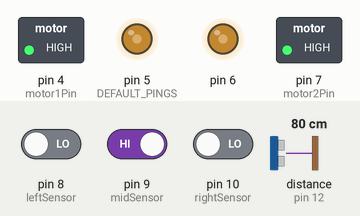
Simulated run of this sketch. Board: Arduino Uno, built with avr-gcc and run on an emulated ATmega328P. On the bench: switched loads named in the sketch (green lamp = pin HIGH), output pins drawn as LEDs (lit = HIGH). Wiring (inferred from the names in the program): ultrasonic range finder: trigger pin 11; echo pin 12. The inputs (shaded band) are chosen by the test bench; at power-on: distance to the obstacle (sensor on pin 12) 80 cm, pin 8 (leftSensor) LOW, pin 10 (rightSensor) LOW, pin 9 (midSensor) HIGH. The echo pulse lasts 58.3 µs per cm; pins used as bus, display or sensor lines are not drawn.

Above: at 1.2 s.
1.3 s: distance to the obstacle (sensor on pin 12) set to 8 cm
2.8 s: distance to the obstacle (sensor on pin 12) set to 5 cm
At 4.0 s:
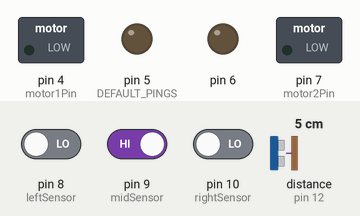
4.3 s: distance to the obstacle (sensor on pin 12) set to 9 cm
At 5.3 s:
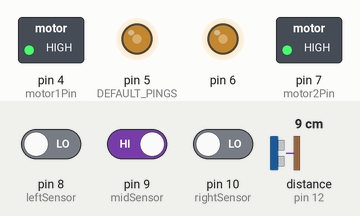
5.8 s: pin 8 (leftSensor) driven HIGH
At 7.0 s:
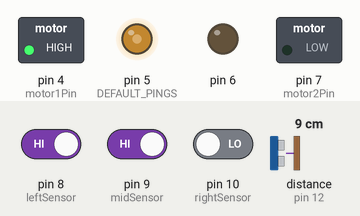
7.3 s: pin 8 (leftSensor) driven LOW
At 8.0 s:
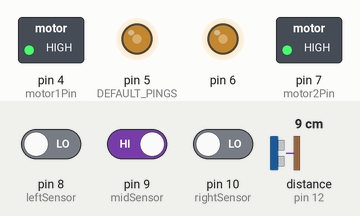
8.8 s: pin 10 (rightSensor) driven HIGH
At 10.0 s:
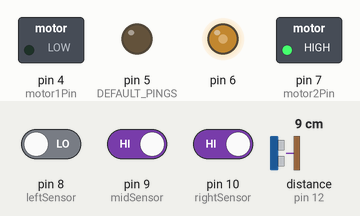
Timing chart, 0 to 11.3 s (numbered marks = the images above; inputs shaded):
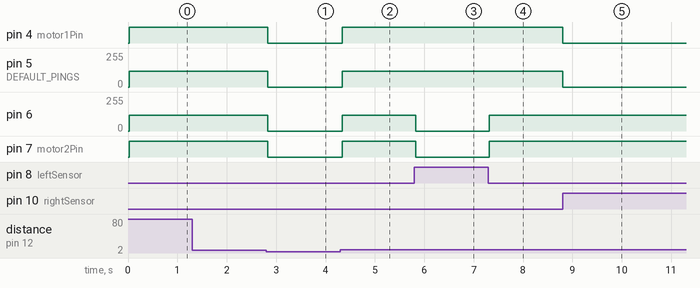

Measured:
- the behaviour switches between 7 and 6 cm on distance to the obstacle (sensor on pin 12) (found by bisection; images 0 and 1)
- after the input at 1.3 s, every drawn part: stays the same
- after the input at 2.8 s, pin 4 (motor1Pin), pin 7 (motor2Pin): HIGH → LOW at once; pin 5 (DEFAULT_PINGS), pin 6: 120/255 → 0/255 at once
- after the input at 4.3 s, pin 4 (motor1Pin), pin 7 (motor2Pin): LOW → HIGH at once; pin 5 (DEFAULT_PINGS), pin 6: 0/255 → 120/255 at once
- after the input at 5.8 s, pin 6: 120/255 → 0/255 at once; pin 7 (motor2Pin): HIGH → LOW at once
- after the input at 7.3 s, pin 6: 0/255 → 120/255 at once; pin 7 (motor2Pin): LOW → HIGH at once
- after the input at 8.8 s, pin 4 (motor1Pin): HIGH → LOW at once; pin 5 (DEFAULT_PINGS): 120/255 → 0/255 at once

The sketch:

my_car.ino
```cpp
// (licence header left out)
#include            "Arduino.h"
#include            "SR04.h"
#define motor1Pin   4          //控制电机1驱动端
#define motor1PWM   5          //控制电机1使能端(PWM）
#define motor2Pin   7          //控制电机2驱动端
#define motor2PWM   6          //控制电机2使能端(PWM)
#define leftSensor  8          //左传感器端
#define midSensor   9          //中间传感器端
#define rightSensor 10         //右传感器端
#define TRIG_PIN    11          //超声波发射端
#define ECHO_PIN    12          //超声波接收端


/* 各函数声明 */
void motor(char pin, char pwmpin, char state, int val);
void runforward(int speed);
void runbackward(int speed);
void stop();
void turnL(int speed);
void turnR(int speed);
SR04 sr04 = SR04(ECHO_PIN,TRIG_PIN);

/* 设定初始值 */
void setup()
{
    pinMode(leftSensor, INPUT);//左边的传感器
    pinMode(midSensor, INPUT);//中间的传感器
    pinMode(rightSensor, INPUT);//右边的传感器
}

/* 主循环 */
void loop() {
    char num1,num2,num3,num;
    int distance;

    distance = sr04.Distance();
    while (distance<6) {
        stop();
        distance = sr04.Distance();
    }

    /*获取三个传感器的电平高低*/
    num1=digitalRead(leftSensor);
    num2=digitalRead(midSensor);
    num3=digitalRead(rightSensor);

    num=num1*100+num2*10+num3;//组合成一个数字

    switch (num) {
        case 11:    //当左偏
            turnR(120); //右转
            delay(2);
            while (1) {
                num2=digitalRead(midSensor); //再次检测中间传感器
                if (num2==0) {               //若中间传感器还在黑线外
                    turnR(120);              //继续右转
                    delay(2);
                }
                else                         //否则跳出
                    break;
            }
            break;

        case 110:    //当右偏
            turnL(120); //左转
            delay(2);
            while (1) {
                num2=digitalRead(midSensor);  //再次检测中间传感器
                if (num2==0) {                //若中间传感器还在黑线外
                    turnL(120);               //继续左转
                    delay(2);
                }
                else                          //否则跳出
                    break;
            }
            break;
        case 0:
            stop();
            break;

        default:
            runforward(120);                  //默认先前行驶
            delay(2);
            break;
    }
}

/**************************
 函数名:电机驱动函数
 参数:
 (1).电机驱动端
 (2).电机使能端
 (3).设定状态值:1 向前；2 向后；3 停止
 (4).速度(0-255)
 返回值:无
 *************************/
void motor(char pin, char pwmpin, char state, int speed)
{
    pinMode(pin, OUTPUT);//设定驱动端口为输出

    if (state==1) {//向前
        analogWrite(pwmpin, speed);//为使能端口赋不同的电压
        digitalWrite(pin, 1);//驱动端口为高电平
    }
    else if (state==2){//向后
        analogWrite(pwmpin, speed);
        digitalWrite(pin, 0);//驱动端口为低电平
    }
    else if (state==0)//停止
    {
        analogWrite(pwmpin, 0);//为使能端口为0
        digitalWrite(pin, 0);//驱动端口低电平
    }
}

/**************************
 函数名:向前
 参数:速度(0-255)
 返回值:无
 *************************/
void runforward(int speed)//前进
{
    motor(motor1Pin, motor1PWM, 1, speed);
    motor(motor2Pin, motor2PWM, 1, speed);
}

/**************************
 函数名:向后
 参数:速度(0-255)
 返回值:无
 *************************/
void runbackward(int speed)//后退
{
    motor(motor1Pin, motor1PWM, 2, speed);
    motor(motor2Pin, motor2PWM, 2, speed);
}

/**************************
 函数名:停止
 参数:无
 返回值:无
 *************************/
void stop()//停止
{
    motor(motor1Pin, motor1PWM, 0, 0);
    motor(motor2Pin, motor2PWM, 0, 0);
}

/**************************
 函数名:向左
 参数:速度(0-255)
 返回值:无
 *************************/
void turnL(int speed)//左转
{
    motor(motor1Pin, motor1PWM, 1, speed);
    motor(motor2Pin, motor2PWM, 0, 0);
}

/**************************
 函数名:向右
 参数:速度(0-255)
 返回值:无
 *************************/
void turnR(int speed)//右转
{
    motor(motor1Pin, motor1PWM, 0, 0);
    motor(motor2Pin, motor2PWM, 1, speed);
}
```

LocalLibrary.cpp
```cpp

```

SR04.cpp
```cpp
#include "SR04.h"

SR04::SR04(int echoPin, int triggerPin) {
    _echoPin = echoPin;
    _triggerPin = triggerPin;
    pinMode(_echoPin, INPUT);
    pinMode(_triggerPin, OUTPUT);
    _autoMode = false;
    _distance = 999;
}


long SR04::Distance() {
    long d = 0;
    _duration = 0;
    digitalWrite(_triggerPin, LOW);
    delayMicroseconds(2);
    digitalWrite(_triggerPin, HIGH);
    delayMicroseconds(10);
    digitalWrite(_triggerPin, LOW);
    delayMicroseconds(2);
    _duration = pulseIn(_echoPin, HIGH, PULSE_TIMEOUT);
    d = MicrosecondsToCentimeter(_duration);
    delay(25);
    return d;
}

long SR04::DistanceAvg(int wait, int count) {
    long min, max, avg, d;
    min = 999;
    max = 0;
    avg = d = 0;

    if (wait < 25) {
        wait = 25;
    }

    if (count < 1) {
        count = 1;
    }

    for (int x = 0; x < count + 2; x++) {
        d = Distance();

        if (d < min) {
            min = d;
        }

        if (d > max) {
            max = d;
        }

        avg += d;
    }

    // substract highest and lowest value
    avg -= (max + min);
    // calculate average
    avg /= count;
    return avg;
}

void SR04::Ping() {
    _distance = Distance();
}

long SR04::getDistance() {
    return _distance;
}

long SR04::MicrosecondsToCentimeter(long duration) {
    long d = (duration * 100) / 5882;
    //d = (d == 0)?999:d;
    return d;
}
```

SR04.h
```cpp
#ifndef SR04_H
#define SR04_H

#if defined(ARDUINO) && ARDUINO >= 100
	#include "Arduino.h"
#else
	#include "WProgram.h"
#endif
//#include "pins_arduino.h"

#include <inttypes.h>

#define PULSE_TIMEOUT 150000L	// 100ms
#define DEFAULT_DELAY 10
#define DEFAULT_PINGS 5
class SR04 {
public:

	/**
	* Constructor
	* Ultrasonic sensor SR04, four connections pins
	* VCC, ECHO, TRIGGER, GND
	* <br>
	* \param echoPin digital INPUT-Pin for measuring distance
	* \param triggerPin if 10us high a trigger signal is generated from
	*					SR04
	*
	* \return void
	*/
	SR04(int echoPin, int triggerPin);

	/**
	* Do a measurment for this sensor. Return distance as long
	* in centimenter
	* \return long distance in centimeter
	*/
	long Distance();

	/**
	* Do count measurents and calculate the average.
	* To avoid defilement from ow/high peaks, min/max values
	* are substracted from the average
	*
	* \param wait delay between measurements, default = DEFAULT_DELAY/ms
	* \param count number of measurements, default DEFAULT_PINGS
	* \return long distance in centimeter
	**/
	long DistanceAvg(int wait=DEFAULT_DELAY, int count=DEFAULT_PINGS);

	/**
	* Do only a ping. Get result with methode getDistance()
	*
	* \param keine
	*/
	void Ping() ;

	/**
	* return latest distance. Methode Ping() should be called before
	* \param keine
	* \return Distanz in Zentimeter
	*/
	long getDistance();


private:
	/**
	* Do the measurement calculation and return result in centimeter
	* SR04 measure echo time to obstacle and return way.
	* <br>
	* Sound travels with 340m/sec
	* <br>
	* Example: Obstace 100cm away from SR04. Measure time is 100cm to
	* obstacle and 100cm return = 200cm
	* <br>
	* 1sec = 1000ms = 1.000.000uS
	* 1.000.000 / 340 = Distance in microseconds for 100cm
	* 2941uS fuer 100cm = 5882 uS fuer 200cm
	*
	* duration / 5882 * 100 = distance in cm
	*/
	long MicrosecondsToCentimeter(long duration);

	long _currentDistance;
	int _echoPin, _triggerPin;
	long _duration, _distance;
	bool _autoMode;
};
#endif
```
